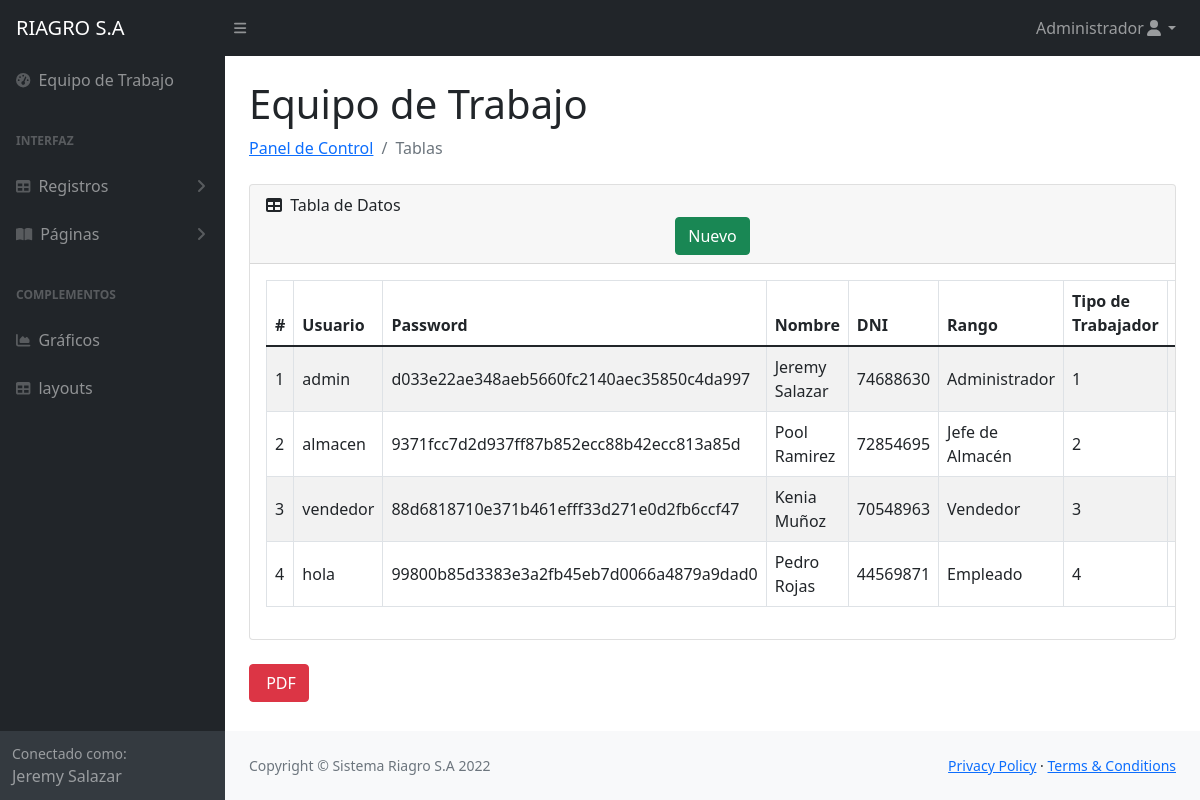
/Panel/trabajadores.php (signed in), run on the app's committed database.
### tables this page shows
CREATE TABLE `trabajador` (
  `id_trabajador` int(11) NOT NULL,
  `usuario` varchar(40) NOT NULL,
  `password` varchar(40) NOT NULL,
  `datos` varchar(30) NOT NULL,
  `dni` int(8) NOT NULL,
  `rango` varchar(30) NOT NULL,
  `tipo_trabajador` int(11) NOT NULL
);

### Panel/trabajadores.php (the view, shortened to what this page needs)
<?php
    require 'conexion.php';
    $rango =$_SESSION['rango'];
    $tipo_usuario = $_SESSION['tipo_trabajador'];
    $nombre=$_SESSION['datos'];
    $where = "";
    $sql ="SELECT * FROM trabajador $where";
    $result=mysqli_query($mysqli,$sql);
?>
<!DOCTYPE html>
<html lang="es">
    <head>
        <link href="https://cdn.jsdelivr.net/npm/simple-datatables@latest/dist/style.css" rel="stylesheet" />
        <link href="css/styles.css" rel="stylesheet" />
    </head>
    <body class="sb-nav-fixed">
        <nav class="sb-topnav navbar navbar-expand navbar-dark bg-dark">
            <a class="navbar-brand ps-3" href="principal.php">RIAGRO S.A</a>
            <button class="btn btn-link btn-sm order-1 order-lg-0 me-4 me-lg-0" id="sidebarToggle" href="#!"><i class="fas fa-bars"></i></button>
            <ul class="navbar-nav ms-auto me-0 me-md-3 my-2 my-md-0">
                <li class="nav-item dropdown">
                    <a class="nav-link dropdown-toggle" id="navbarDropdown" href="#" role="button" data-bs-toggle="dropdown" aria-expanded="false"><?php echo $rango; ?><i class="fas fa-user fa-fw"></i></a>
                </li>
            </ul>
        </nav>
        <div id="layoutSidenav">
            <div id="layoutSidenav_nav">
                <nav class="sb-sidenav accordion sb-sidenav-dark" id="sidenavAccordion">
                    <div class="sb-sidenav-menu">
                        <div class="nav">
                            <a class="nav-link" href="trabajadores.php">
                                <div class="sb-nav-link-icon"><i class="fas fa-tachometer-alt"></i></div>
                                Equipo de Trabajo
                            </a>
                            <?php if($tipo_usuario==1){ ?>
                            <div class="sb-sidenav-menu-heading">Interfaz</div>
                            <a class="nav-link collapsed" href="#" data-bs-toggle="collapse" data-bs-target="#collapseLayouts" aria-expanded="false" aria-controls="collapseLayouts">
                                <div class="sb-nav-link-icon"><i class="fas fa-table"></i></div>
                                Registros
                                <div class="sb-sidenav-collapse-arrow"><i class="fas fa-angle-down"></i></div>
                            </a>
                            <a class="nav-link collapsed" href="#" data-bs-toggle="collapse" data-bs-target="#collapsePages" aria-expanded="false" aria-controls="collapsePages">
                                <div class="sb-nav-link-icon"><i class="fas fa-book-open"></i></div>
                                Páginas
                                <div class="sb-sidenav-collapse-arrow"><i class="fas fa-angle-down"></i></div>
                            </a>
                            <?php } ?>
                            <div class="sb-sidenav-menu-heading">Complementos</div>
                            <a class="nav-link" href="charts.html">
                                <div class="sb-nav-link-icon"><i class="fas fa-chart-area"></i></div>
                                Gráficos
                            </a>
                            <a class="nav-link" href="tables.php">
                                <div class="sb-nav-link-icon"><i class="fas fa-table"></i></div>
                                layouts
                            </a>
                        </div>
                    </div>
                    <div class="sb-sidenav-footer">
                        <div class="small">Conectado como:</div>
                        <?php echo $nombre; ?>
                    </div>
                </nav>
            </div>
            <div id="layoutSidenav_content">
                <main>
                    <div class="container-fluid px-4 ">
                        <h1 class="mt-4">Equipo de Trabajo</h1>
                        <ol class="breadcrumb mb-4">
                            <li class="breadcrumb-item"><a href="principal.php">Panel de Control</a></li>
                            <li class="breadcrumb-item active">Tablas</li>
                        </ol>
                        <div class="card mb-4">
                            <div class="card-header">
                                <i class="fas fa-table me-1"></i>
                                Tabla de Datos
                                <div class="container text-center">
                                    <div class="row">
                                        <div class="col-lg-12">
                                            <a href="insertar.php"><button id="btnNuevo" type="button" class="btn btn-success">Nuevo</button></a>
                                        </div>
                                    </div>
                                </div>
                            </div>
                            <div class="card-body table-responsive">
                                <table id="datatablesSimple"class="table table-striped table-bordered table-condensed align-middle" style="width:100%;">
                                    <thead>
                                        <tr>
                                            <th>#</th>
                                            <th>Usuario</th>
                                            <th>Password</th>
                                            <th>Nombre</th>
                                            <th>DNI</th>
                                            <th>Rango</th>
                                            <th>Tipo de Trabajador</th>
                                            <th>Opciones</th>
                                        </tr>
                                    </thead>
                                    <tbody>
                                        <?php while($row = mysqli_fetch_array($result)){?>
                                        <tr>
                                            <td><?php echo $row['id_trabajador']; ?></td>
                                            <td><?php echo $row['usuario']; ?></td>
                                            <td><?php echo $row['password']; ?></td>
                                            <td><?php echo $row['datos']; ?></td>
                                            <td><?php echo $row['dni']; ?></td>
                                            <td><?php echo $row['rango']; ?></td>
                                            <td><?php echo $row['tipo_trabajador']; ?></td>
                                            <td>
                                            </td>
                                        </tr>
                                        <?php } ?>
                                    </tbody>
                                </table>
                            </div>
                        </div>
                    </div>
                    <div class="container-fluid px-4">
                    <a href=""><button id="btnNuevo" type="button" class="btn btn-danger"><img src="../Images/table.svg" alt=""> PDF</button></a>
                    </div>
                </main>
                <footer class="py-4 bg-light mt-auto">
                    <div class="container-fluid px-4">
                        <div class="d-flex align-items-center justify-content-between small">
                            <div class="text-muted">Copyright &copy; Sistema Riagro S.A 2022</div>
                            <div>
                                <a href="#">Privacy Policy</a>
                                &middot;
                                <a href="#">Terms &amp; Conditions</a>
                            </div>
                        </div>
                    </div>
                </footer>
            </div>
        </div>
    </body>
</html>

### data on the page
trabajador: id_trabajador "1", usuario "admin", password "d033e22ae348aeb5660fc2140aec35850c4da997", datos "Jeremy Salazar", dni "74688630", rango "Administrador", tipo_trabajador "1"
trabajador: id_trabajador "2", usuario "almacen", password "9371fcc7d2d937ff87b852ecc88b42ecc813a85d", datos "Pool Ramirez", dni "72854695", rango "Jefe de Almacén", tipo_trabajador "2"
trabajador: id_trabajador "3", usuario "vendedor", password "88d6818710e371b461efff33d271e0d2fb6ccf47", datos "Kenia Muñoz", dni "70548963", rango "Vendedor", tipo_trabajador "3"
trabajador: id_trabajador "4", usuario "hola", password "99800b85d3383e3a2fb45eb7d0066a4879a9dad0", datos "Pedro Rojas", dni "44569871", rango "Empleado", tipo_trabajador "4"

### other printed values
$rango "Administrador"
$nombre "Jeremy Salazar"
